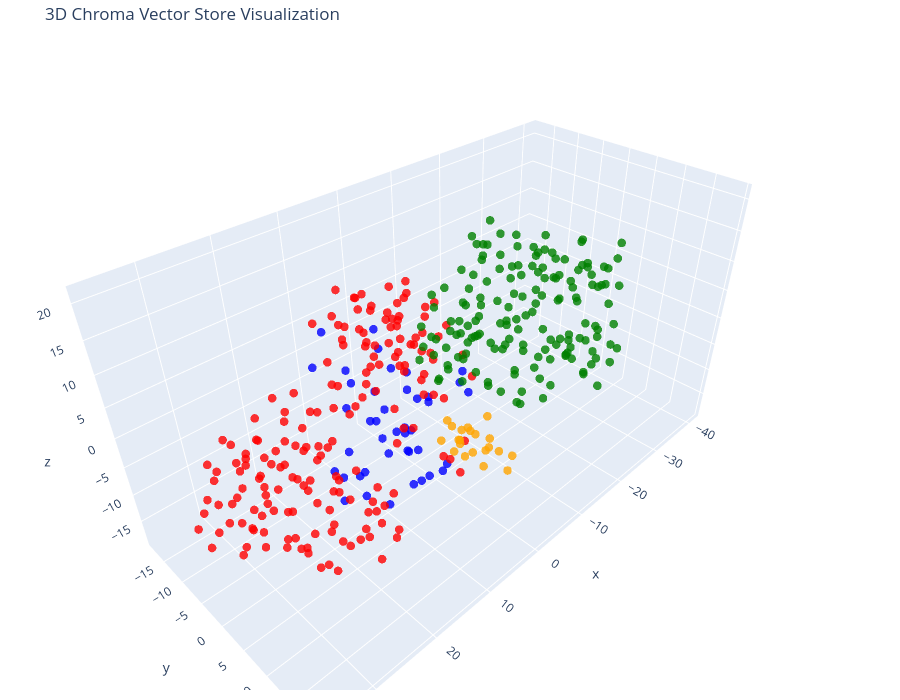

Notebook source saved alongside this figure:
### Code cell
tsne = TSNE(n_components=3, random_state=42)
reduced_vectors = tsne.fit_transform(vectors)

# Create the 3D scatter plot
fig = go.Figure(data=[go.Scatter3d(
    x=reduced_vectors[:, 0],
    y=reduced_vectors[:, 1],
    z=reduced_vectors[:, 2],
    mode='markers',
    marker=dict(size=5, color=colors, opacity=0.8),
    text=[f"Type: {t}<br>Text: {d[:100]}..." for t, d in zip(doc_types, documents)],
    hoverinfo='text'
)])

fig.update_layout(
    title='3D Chroma Vector Store Visualization',
    scene=dict(xaxis_title='x', yaxis_title='y', zaxis_title='z'),
    width=900,
    height=700,
    margin=dict(r=10, b=10, l=10, t=40)
)

fig.show()

### Figure 1 — Plotly figure (JSON) as saved in the notebook; plotly's stock layout.template omitted (floating-point values rounded to 4 significant figures; data arrays with more than 128 entries replaced by an {"elided": "..."} marker saying what was removed)
{"data": [{"hoverinfo": "text", "marker": {"color": {"elided": "399 str values"}, "opacity": 0.8, "size": 5}, "mode": "markers", "text": {"elided": "399 str values"}, "type": "scatter3d", "x": {"elided": "399 float values"}, "y": {"elided": "399 float values"}, "z": {"elided": "399 float values"}}], "layout": {"height": 700, "margin": {"b": 10, "l": 10, "r": 10, "t": 40}, "scene": {"xaxis": {"title": {"text": "x"}}, "yaxis": {"title": {"text": "y"}}, "zaxis": {"title": {"text": "z"}}}, "title": {"text": "3D Chroma Vector Store Visualization"}, "width": 900}}
